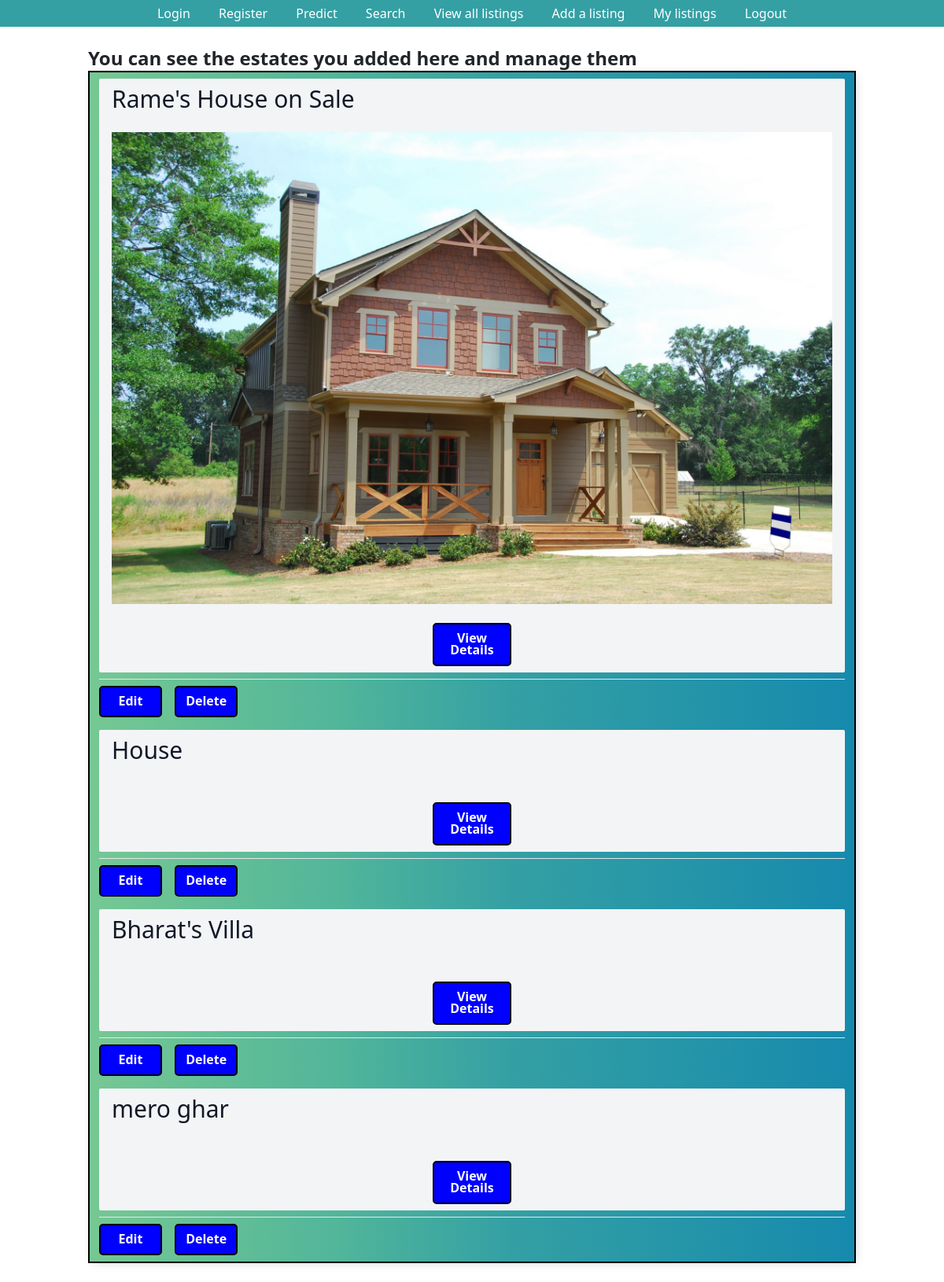
Page /user_specific_listings/ (signed in) on the earlier database version.
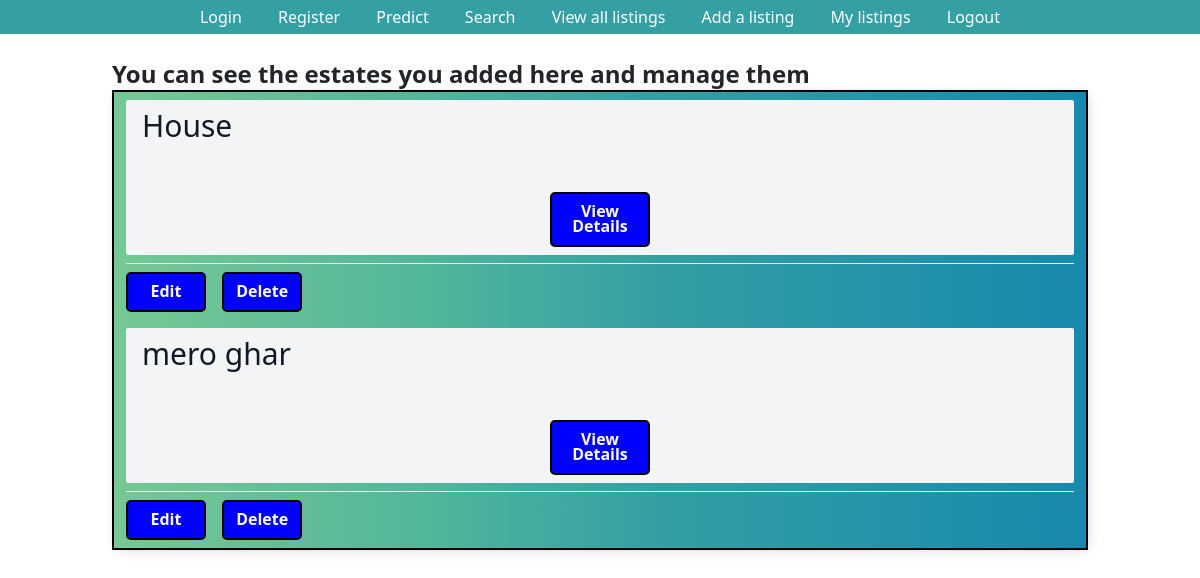
Same page on the later database version.
### listings/models.py (models this page shows, shortened)
class Listing(models.Model):
    Title = models.CharField(max_length=30, default='House on Sale')
    Location = models.CharField(max_length=30, default='Kalanki')
    City = models.CharField(max_length=30, default='Kathmandu')
    Price = models.IntegerField(default=9999999)
    Bedroom = models.IntegerField(default=0)
    Bathroom = models.IntegerField(default=0)
    Floors = models.IntegerField(default=1)
    Parking = models.IntegerField(default=0)
    Face = models.CharField(max_length=30)
    Area = models.IntegerField(default=100)
    Road_Width = models.IntegerField(default=0)
    Road_Type = models.CharField(max_length=30)
    Build_Area = models.IntegerField(default=0)
    Amenities = models.CharField(max_length=30)
    Contact_number = models.IntegerField(default=9845654321)
    Contact_mail = models.CharField(max_length=30, default='admin@gmail.com')
    Image = models.ImageField()
    user = models.ForeignKey(User, on_delete=models.SET_NULL,null=True)
    is_sold = models.BooleanField(default=False)

### listings/views.py (the view)
# urls.py: path('user_specific_listings/', user_specific_listings, name='user_specific_listings'),
@login_required
def user_specific_listings(request):
    queryset_list=Listing.objects.all()
    username = request.user.username
    queryset_list=Listing.objects.filter(user__username=username)
    context={
        'listings':queryset_list,
    }
    return render(request, "user_specific_listings.html", context)

### templates/user_specific_listings.html
{% extends "base.html" %}
{% block content %}
{% if request.user.is_authenticated %}
<h2 class="text-2xl text-black-600"><strong>You can see the estates you added here and manage them</strong></h2>
<div class="container">
    {% if listings %}
    {% for listing in listings %}
        <div class="mt-2 px-3 py-2 bg-gray-100 rounded-sm">
            <h3 class="text-3xl text-gray-900">{{ listing.Title }}</h3><br>
            {% if listing.Image %}
            <img src="{{ listing.Image.url }}" alt="">
            {% endif %}
            <br><center><a href="/listings/{{ listing.id }}/" class="button">View Details</a></center>
        </div>
        <div>
            {% if request.user.is_authenticated %}
            <div class="mt-2 py-2 border-t border-gray-200">
                <a href="/listings/{{ listing.id }}/edit/" class="other-buttons">
                    Edit</a>
                <a href="/listings/{{ listing.id }}/delete/" class="ml-3 other-buttons">
                    Delete</a>
            </div>
        {% endif %}
        </div>
    {% endfor %}
    {% else %}
    <div class="col-md-12">
    <p>No Listings Available</p>
    </div>
    {% endif %}
</div>
{% endif %}
{% endblock %}

Differences in the rows shown:
no longer on this page (row edited): Listing: Title "Rame's House on Sale", Image (picture)
no longer on this page (row edited): Listing: Title "Bharat's Villa"
